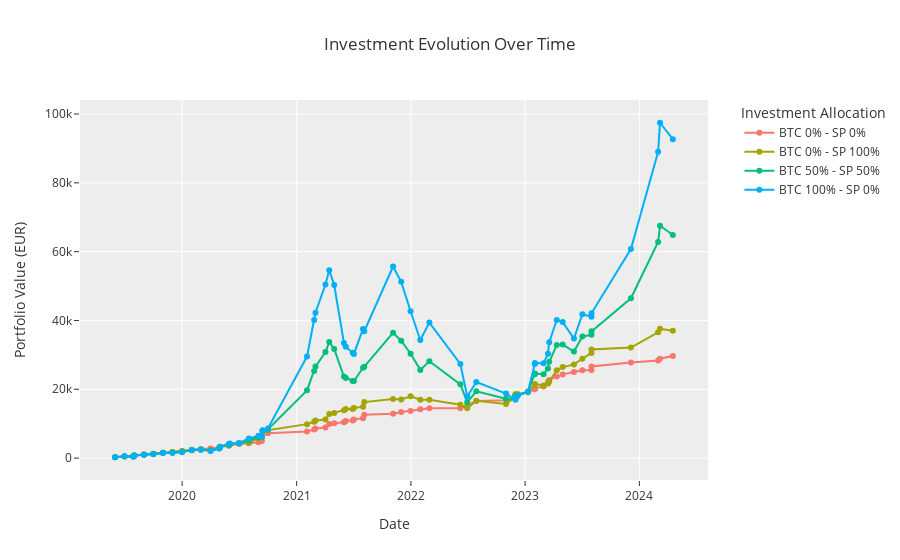

Notebook cell for this chart:
### Markdown cell above
### Grafico temporal de algunas de las opciones de inversion

### Code cell
# -------------------------------------------------------------------------
# Visualization: compare selected portfolio allocation strategies
# -------------------------------------------------------------------------

# Ensure date column is datetime
results_df["date"] = pd.to_datetime(results_df["date"])

# Create a label for each allocation combination
results_df["allocation_label"] = results_df.apply(
    lambda row: f"BTC {row['BTC']}% - SP {row['SP']}%", axis=1
)

# Filter only the allocations we want to highlight
selected_allocations = [
    "BTC 0% - SP 0%",
    "BTC 50% - SP 50%",
    "BTC 100% - SP 0%",
    "BTC 0% - SP 100%",
]
filtered_results = results_df[results_df["allocation_label"].isin(selected_allocations)]

# Line chart with markers for each allocation
fig = px.line(
    filtered_results,
    x="date",
    y="portfolio_value",
    color="allocation_label",
    markers=True,
    title="Investment Evolution Over Time",
    labels={"portfolio_value": "Portfolio Value (EUR)", "date": "Date"},
    template="ggplot2"
)

# Adjust legend to appear outside the chart (to the right)
fig.update_layout(
    legend=dict(
        title="Investment Allocation",
        x=1.05,  # horizontal position
        y=1,     # vertical position (top)
        xanchor="left"
    )
)

fig.show()
